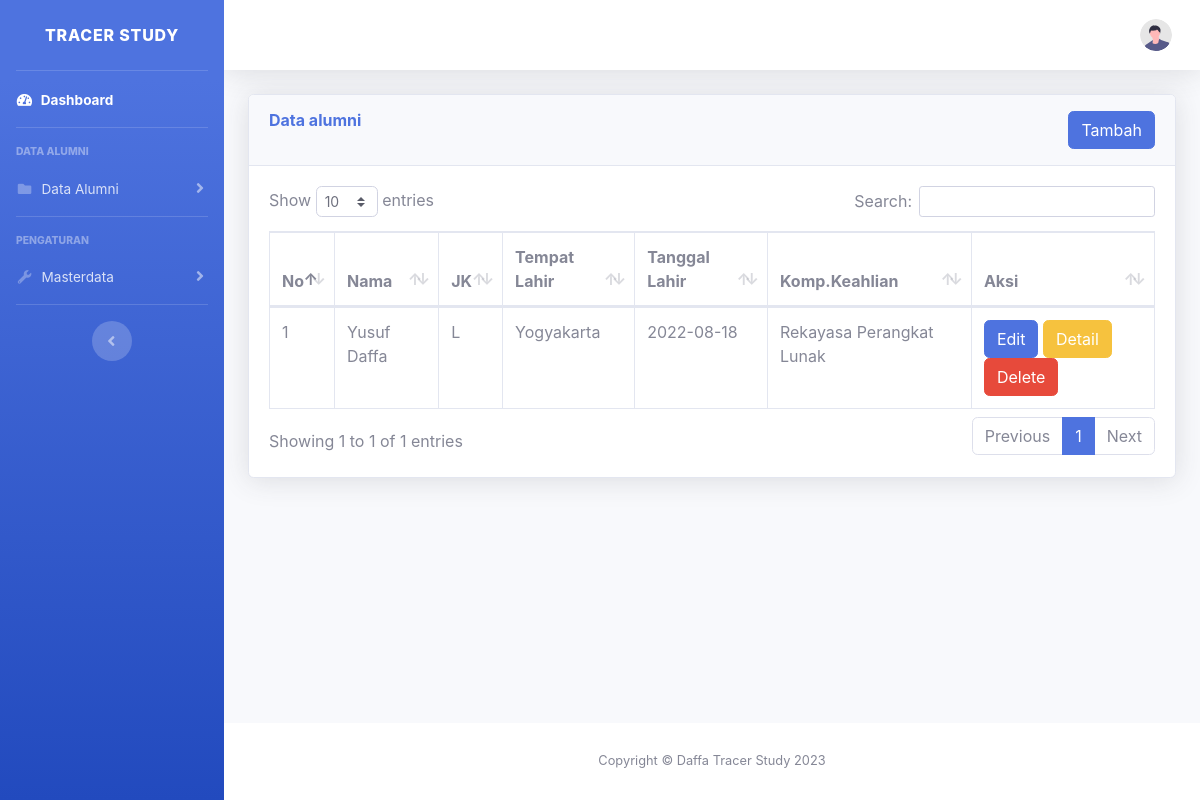
/c_yusuf_admin/alumni/2019, run on the app's committed database.
### tables this page shows
CREATE TABLE `alumni` (
  `id` int(11) NOT NULL,
  `tahun_lulus` int(10) NOT NULL,
  `nis` varchar(5) NOT NULL,
  `nama` varchar(128) NOT NULL,
  `nik` varchar(20) NOT NULL,
  `jenis_kelamin` char(128) NOT NULL,
  `tempat_lahir` varchar(128) NOT NULL,
  `tanggal_lahir` date NOT NULL,
  `email` varchar(128) NOT NULL,
  `telepon` varchar(20) NOT NULL,
  `agama` varchar(128) NOT NULL,
  `kompetensi` varchar(111) NOT NULL,
  `alamat` text NOT NULL,
  `iscurrent` char(1) NOT NULL
);

### application/controllers/c_yusuf_admin.php (called while the page is built, shortened)
<?php
class c_yusuf_admin extends CI_Controller
{
    public function __construct()
    {
        $this->load->library('form_validation');
    }
    public function alumni($tahun)
    {
        $data['title'] = 'Data Alumni Page';
        $data['user'] = $this->db->get_where('user',['email' => $this->session->userdata('email')])->row_array();
        $data['alumni'] = $this->db->get_where('alumni',['tahun_lulus'=>$tahun])->result_array();
        $data['angkatan'] = $this->db->get_where('angkatan',['angkatan_tahun'=> $tahun])->result_array();
        $data['tahun'] = $tahun;
        $data['sidebar']=$this->db->get('angkatan')->result_array();
        $data['kompetensi']=$this->db->get('kompetensi')->result_array();
        $this->load->view('templates/v_yusuf_header', $data);
        $this->load->view('templates/v_yusuf_sidebar', $data);
        $this->load->view('templates/v_yusuf_topbar', $data);
        $this->load->view('alumni/v_yusuf_alumni', $data);
        $this->load->view('templates/v_yusuf_footer',$data);
    }
}

### index.php (called while the page is built, shortened)
<?php
require_once BASEPATH.'core/CodeIgniter.php';

### application/views/alumni/v_yusuf_alumni.php (the view, shortened to what this page needs)
<div class="container-fluid">
    <div class="card shadow mb-4">
        <div class="card-header py-3">
            <h6 class="m-0 font-weight-bold text-primary">Data alumni
                <button type="button" class="btn btn-primary float-right" data-toggle="modal" data-target="#exampleModal">Tambah</button>
        </div>
        <div class="card-body">
            <div class="table-responsive">
                <table class="table table-bordered" id="dataTable" width="100%" cellspacing="0">
                    <thead>
                        <th>No</th>
                        <th>Nama</th>
                        <th>JK</th>
                        <th>Tempat Lahir</th>
                        <th>Tanggal Lahir</th>
                        <th>Komp.Keahlian</th>
                        <th>Aksi</th>
                    </thead>
                    <?php $i = 1 ?>
                    <?php foreach ($alumni as $al) : ?>
                        <tr>
                            <td><?= $i ?></td>
                            <td><?= $al['nama'] ?></td>
                            <td><?= $al['jenis_kelamin'] ?></td>
                            <td><?= $al['tempat_lahir'] ?></td>
                            <td><?= $al['tanggal_lahir'] ?></td>
                            <td><?= $al['kompetensi'] ?></td>
                            <td>
                                <button type="button" class="btn btn-primary" data-toggle="modal" data-target="#edit_kp_Modal<?php echo $al['id']; ?>"> Edit</button>
                                <a class="btn btn-warning" href="<?= base_url('c_yusuf_admin/detailalumni/') . $al['id']; ?>">Detail</a>
                                <a class="btn btn-danger" href="<?= base_url('c_yusuf_admin/delete_DataAlumni/' . $al['id'] . '/') . $tahun; ?>" onclick="return confirm('Apakah Anda Yakin?');">Delete</a>
                            </td>
                        </tr>
                    <?php $i++;
                    endforeach ?>
            </div>
        </div>
    </div>
</div>
</div>
</div>

### data on the page
alumni: nama "Yusuf Daffa", jenis_kelamin "L", tempat_lahir "Yogyakarta", tanggal_lahir "2022-08-18", kompetensi "Rekayasa Perangkat Lunak"
